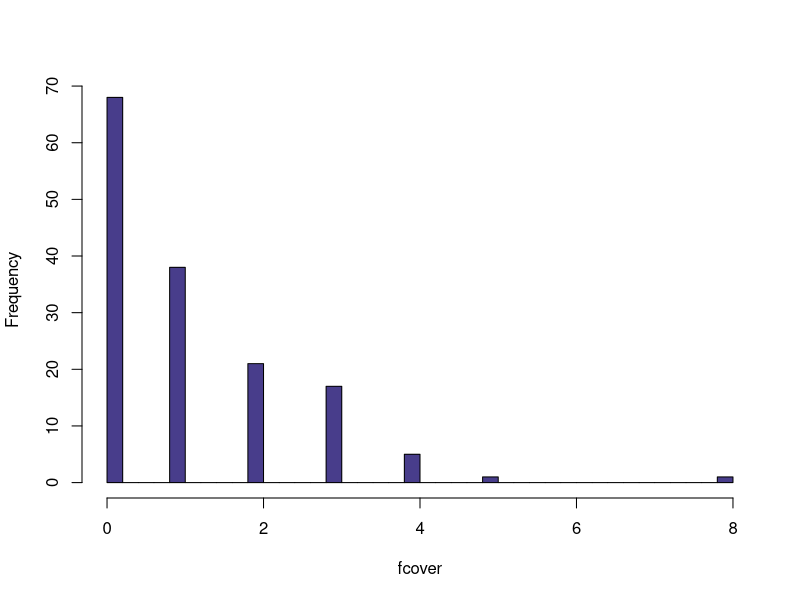
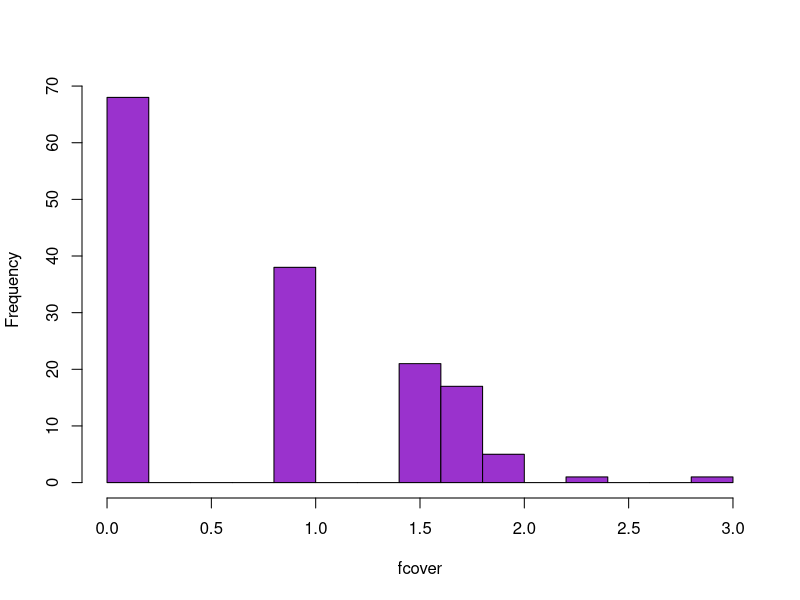
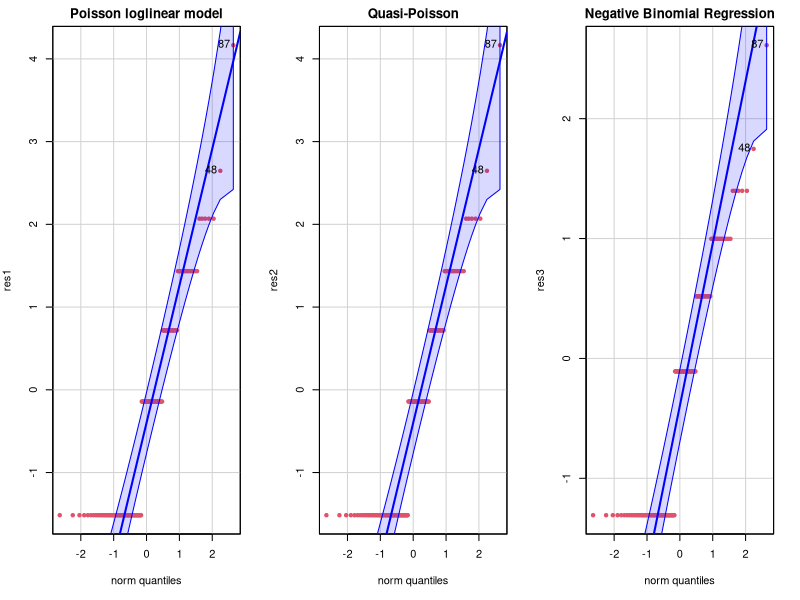

The R source for these figures, in order:
## ---- chunk 1

library(tidyverse)
data1 <- read.csv("snails.csv", header = TRUE)
str(data1)

## ---- chunk 2

library(e1071)
hist(data1$Gaenig, breaks=30, main="", xlab="fcover", col= "darkslateblue")
shapiro.test(data1$Gaenig)
skewness(data1$Gaenig)

## ---- chunk 3

library(e1071)
hist(sqrt(data1$Gaenig), breaks=20, main="", xlab="fcover", col= "darkorchid3")
shapiro.test(sqrt(data1$Gaenig))
skewness(sqrt(data1$Gaenig))

## ---- chunk 4
data1$Aspect[data1$Aspect==6]=5
data1$Aspect[data1$Aspect==2]=1
## ---- chunk 5

cat.id <- which(colnames(data1) %in% c("Aspect","Soil","CC","LC"))
data1[,cat.id] <- lapply(data1[,cat.id],as.factor)

## ---- chunk 6
unique(data1$Aspect) 
unique(data1$Soil) 
unique(data1$CC) 
unique(data1$LC) 
## ---- chunk 7

Asp1 <- ifelse(data1$Aspect == 1, 1, 0)
Asp5 <- ifelse(data1$Aspect == 5, 1, 0)
Asp7 <- ifelse(data1$Aspect == 7, 1, 0)
Asp8 <- ifelse(data1$Aspect == 8, 1, 0)

## ---- chunk 8

set.seed(123457)
train.prop <- 0.80
trnset <- sort(sample(1:nrow(data1), ceiling(nrow(data1)*train.prop)))
# create the training and test sets
train.set <- data1[trnset, ]
test.set  <- data1[-trnset, ]

## ---- chunk 9
unique(data1$year)
unique(data1$season)
## ---- chunk 10

gaenig.pf <- glm(Gaenig ~ Elevation+Slope+Aspect+Soil+CC+LC+CO+PA.sp+PA.other, 
                 family='poisson', data=train.set)
summary(gaenig.pf)

## ---- chunk 11

predictors_to_exp <- c("Gaenig", "Elevation", "Slope", "Aspect2", "Aspect5", "Aspect6", "Aspect7", "Aspect8", "Soil4", "Soil6", "CC2", "CC3", "LC2", "LC3", "LC4", "LC5", "PA.sp", "PA.other")

# Extract the coefficient estimates for the specified predictors
coef_estimates <- coef(gaenig.pf)

# Calculate the exponentials for the specified predictors
exp_predictors <- exp(coef_estimates[predictors_to_exp])

# Print the results
print(exp_predictors)

## ---- chunk 12
(disp.est <- gaenig.pf$deviance/gaenig.pf$df.residual)
## ---- chunk 13
with(gaenig.pf, cbind(deviance = deviance, df = df.residual,
     p = pchisq(deviance, df.residual, lower.tail=FALSE)))
## ---- chunk 14

gaenig.pn <- glm(Gaenig~1, 
                 family='poisson', data=train.set)
summary(gaenig.pn)

## ---- chunk 15

with(gaenig.pf, cbind(deviance = null.deviance-deviance, 
                      df = df.null-df.residual,
                      p = pchisq(null.deviance-deviance, 
                      df.null-df.residual, 
                      lower.tail=FALSE)))

## ---- chunk 16
(an <- anova(gaenig.pn, gaenig.pf, test="Chisq"))
## ---- chunk 17
AIC(gaenig.pf, gaenig.pn)
## ---- chunk 18
BIC(gaenig.pn, gaenig.pf)
## ---- chunk 19

actual_values <- train.set$Gaenig  
predicted_values <- fitted(gaenig.pn)  

# Calculate MAD on the training data
mad_training <- mean(abs(actual_values - predicted_values))

# Print the MAD
print(mad_training)

## ---- chunk 20

actual_values_test <- test.set$Gaenig  # Replace "Gaenig" with the actual response variable name
predicted_values_test <- predict(gaenig.pn, newdata = test.set, type = "response")

# Calculate MAD on the test data
mad_test <- mean(abs(actual_values_test - predicted_values_test))

# Print the MAD on the test data
print(mad_test)

## ---- chunk 21

actual_values <- train.set$Gaenig  # Replace "Gaenig" with the actual response variable name
predicted_values <- fitted(gaenig.pf)  # Replace "gaenig.pf" with your model object

# Calculate MAD on the training data
mad_training <- mean(abs(actual_values - predicted_values))

# Print the MAD
print(mad_training)

## ---- chunk 22

actual_values_test <- test.set$Gaenig  # Replace "Gaenig" with the actual response variable name
predicted_values_test <- predict(gaenig.pf, newdata = test.set, type = "response")

# Calculate MAD on the test data
mad_test <- mean(abs(actual_values_test - predicted_values_test))

# Print the MAD on the test data
print(mad_test)

## ---- chunk 23

gaenig.qpf <- glm(Gaenig ~ Elevation+Slope+Aspect+Soil+CC+CO+LC+PA.sp+PA.other,
 family=quasipoisson,data=train.set)
summary(gaenig.qpf)

## ---- chunk 24

predictors_to_exp <- c("Gaenig", "Elevation", "Slope", "Aspect2", "Aspect5", "Aspect6", "Aspect7", "Aspect8", "Soil4", "Soil6", "CC2", "CC3", "LC2", "LC3", "LC4", "LC5", "PA.sp", "PA.other")

# Extract the coefficient estimates for the specified predictors
coef_estimates <- coef(gaenig.qpf)

# Calculate the exponentials for the specified predictors
exp_predictors <- exp(coef_estimates[predictors_to_exp])

# Print the results
print(exp_predictors)

## ---- chunk 25
(disp.est <- gaenig.qpf$deviance/gaenig.qpf$df.residual)
## ---- chunk 26

with(gaenig.qpf, cbind(deviance = deviance, df = df.residual,
     p = pchisq(deviance, df.residual, lower.tail=FALSE)))

## ---- chunk 27

gaenig.qpn <- glm(Gaenig~1,
                  family=quasipoisson,data=train.set)
summary(gaenig.qpn)

## ---- chunk 28
(an.qp<- anova(gaenig.qpn, gaenig.qpf, test="Chisq"))
## ---- chunk 29

# Calculate deviances for both models
deviance_null <- gaenig.qpn$deviance
deviance_complex <- gaenig.qpf$deviance

# Calculate the likelihood ratio statistic
lrt_statistic <- deviance_null - deviance_complex

# Perform the LRT
lrt_p_value <- pchisq(lrt_statistic, 1, lower.tail = FALSE)

lrt_p_value
## ---- chunk 30

actual_values <- train.set$Gaenig 
predicted_values <- predict(gaenig.qpn, newdata = train.set, type = "response")

# Calculate MAD on the training data
mad_training <- mean(abs(actual_values - predicted_values))

# Print the MAD
print(mad_training)

## ---- chunk 31

actual_values_test <- test.set$Gaenig  # Replace "Gaenig" with the actual response variable name
predicted_values_test <- predict(gaenig.qpn, newdata = test.set, type = "response")

# Calculate MAD on the test data
mad_test <- mean(abs(actual_values_test - predicted_values_test))

# Print the MAD on the test data
print(mad_test)

## ---- chunk 32

actual_values <- train.set$Gaenig  # Replace "Gaenig" with the actual response variable name
predicted_values <- fitted(gaenig.qpf)  # Replace "gaenig.pf" with your model object

# Calculate MAD on the training data
mad_training <- mean(abs(actual_values - predicted_values))

# Print the MAD
print(mad_training)

## ---- chunk 33

actual_values_test <- test.set$Gaenig  # Replace "Gaenig" with the actual response variable name
predicted_values_test <- predict(gaenig.qpf, newdata = test.set, type = "response")

# Calculate MAD on the test data
mad_test <- mean(abs(actual_values_test - predicted_values_test))

# Print the MAD on the test data
print(mad_test)

## ---- chunk 34
library(MASS)
gaenig.nbf <- glm.nb(Gaenig~Elevation+Slope+Aspect+Soil+CC+CO+LC+PA.sp+PA.other, 
                     data=train.set)
summary(gaenig.nbf)

## ---- chunk 35

predictors_to_exp <- c("Gaenig", "Elevation", "Slope", "Aspect2", "Aspect5", "Aspect6", "Aspect7", "Aspect8", "Soil4", "Soil6", "CC2", "CC3", "LC2", "LC3", "LC4", "LC5", "PA.sp", "PA.other")

# Extract the coefficient estimates for the specified predictors
coef_estimates <- coef(gaenig.nbf)

# Calculate the exponentials for the specified predictors
exp_predictors <- exp(coef_estimates[predictors_to_exp])

# Print the results
print(exp_predictors)

## ---- chunk 36
(disp.est <- gaenig.nbf$deviance/gaenig.nbf$df.residual)
## ---- chunk 37

with(gaenig.nbf, cbind(deviance = deviance, df = df.residual,
     p = pchisq(deviance, df.residual, lower.tail=FALSE)))

## ---- chunk 38

gaenig.nbn <- glm.nb(Gaenig~1, data = train.set)
summary(gaenig.nbn)

## ---- chunk 39
(an.nb <- anova(gaenig.nbn, gaenig.nbf, test="Chisq"))
## ---- chunk 40
AIC(gaenig.nbn, gaenig.nbf)
## ---- chunk 41
BIC(gaenig.nbn, gaenig.nbf)
## ---- chunk 42

actual_values <- train.set$Gaenig 
predicted_values <- predict(gaenig.nbn, newdata = train.set, type = "response")

# Calculate MAD on the training data
mad_training <- mean(abs(actual_values - predicted_values))

# Print the MAD
print(mad_training)

## ---- chunk 43

actual_values_test <- test.set$Gaenig  # Replace "Gaenig" with the actual response variable name
predicted_values_test <- predict(gaenig.nbn, newdata = test.set, type = "response")

# Calculate MAD on the test data
mad_test <- mean(abs(actual_values_test - predicted_values_test))

# Print the MAD on the test data
print(mad_test)

## ---- chunk 44

actual_values <- train.set$Gaenig  # Replace "Gaenig" with the actual response variable name
predicted_values <- predict(gaenig.nbf, newdata = train.set, type = "response")  # Replace "gaenig.pf" with your model object

# Calculate MAD on the training data
mad_training <- mean(abs(actual_values - predicted_values))

# Print the MAD
print(mad_training)

## ---- chunk 45

actual_values_test <- test.set$Gaenig  # Replace "Gaenig" with the actual response variable name
predicted_values_test <- predict(gaenig.nbf, newdata = test.set, type = "response")

# Calculate MAD on the test data
mad_test <- mean(abs(actual_values_test - predicted_values_test))

# Print the MAD on the test data
print(mad_test)

## ---- chunk 46
mod.step <- step(gaenig.nbf, direction = "both", trace = 0) # no detailed printing
summary(mod.step)
## ---- chunk 47
# Load necessary libraries if not already loaded
library(car)

# Model 1
res1 <- residuals(gaenig.pn)
par(mfrow=c(1,3)) # Set up a 1x3 grid for plots
par(mar=c(5, 4, 2, 2)) # Set the margins for each plot

# Residuals Plot for Model 1
qqPlot(res1, main = "Poisson loglinear model", pch = 19, col = 2, cex = 0.7)
skew1 <- skewness(res1)
cat("skewness of the residuals (Model 1) -> ", skew1, "\n")
shapiro.test(res1)

# Model 2
res2 <- residuals(gaenig.qpn)

# Residuals Plot for Model 2
qqPlot(res2, main = "Quasi-Poisson", pch = 19, col = 2, cex = 0.7)
skew2 <- skewness(res2)
cat("skewness of the residuals (Model 2) -> ", skew2, "\n")
shapiro.test(res2)

# Model 3
res3 <- residuals(gaenig.nbn)

# Residuals Plot for Model 3
qqPlot(res3, main = "Negative Binomial Regression", pch = 19, col = 2, cex = 0.7)
skew3 <- skewness(res3)
cat("skewness of the residuals (Model 3) -> ", skew3, "\n")
shapiro.test(res3)

# Reset the plotting layout
par(mfrow=c(1,1))
## ---- chunk 48
data <- data.frame(
  
 Model_Name = c( "Poisson loglinear model", "_________", "Quasi-Poisson", "_________", "Negative Binomial Regression"),
 I = c('|',"_________", '|',"_________", '|'),
 DISPERSION = c(1.679366,"_________", 1.679366,"_________", 1.269503),
 I = c('|', "_________",'|',"_________", '|'),
 Full_AIC = c(378.7204,"_________", "N/A", "_________",374.2662),
 I = c('|',"_________", '|',"_________", '|'),
 NULL_AIC = c(377.7470, "_________","N/A","_________", 361.6281 ),
 I = c('|',"_________", '|',"_________", '|'),
 Full_BIC = c(426.2488, "_________","N/A","_________", 424.5904), 
 I = c('|',"_________", '|',"_________", '|'),
 Null_BIC = c(380.5428,"_________", "N/A", "_________",367.2197), 
 I = c('|', "_________",'|', "_________",'|'),
 IN_MAD = c(1.080117, "_________",1.080117, "_________",1.080117 ), 
 I = c('|',"_________", '|', "_________",'|'),
 OUT_MAD = c(0.9126722, "_________",0.9126722, "_________",0.9126722)
)

 library(knitr)

kable(data, format = "markdown")

